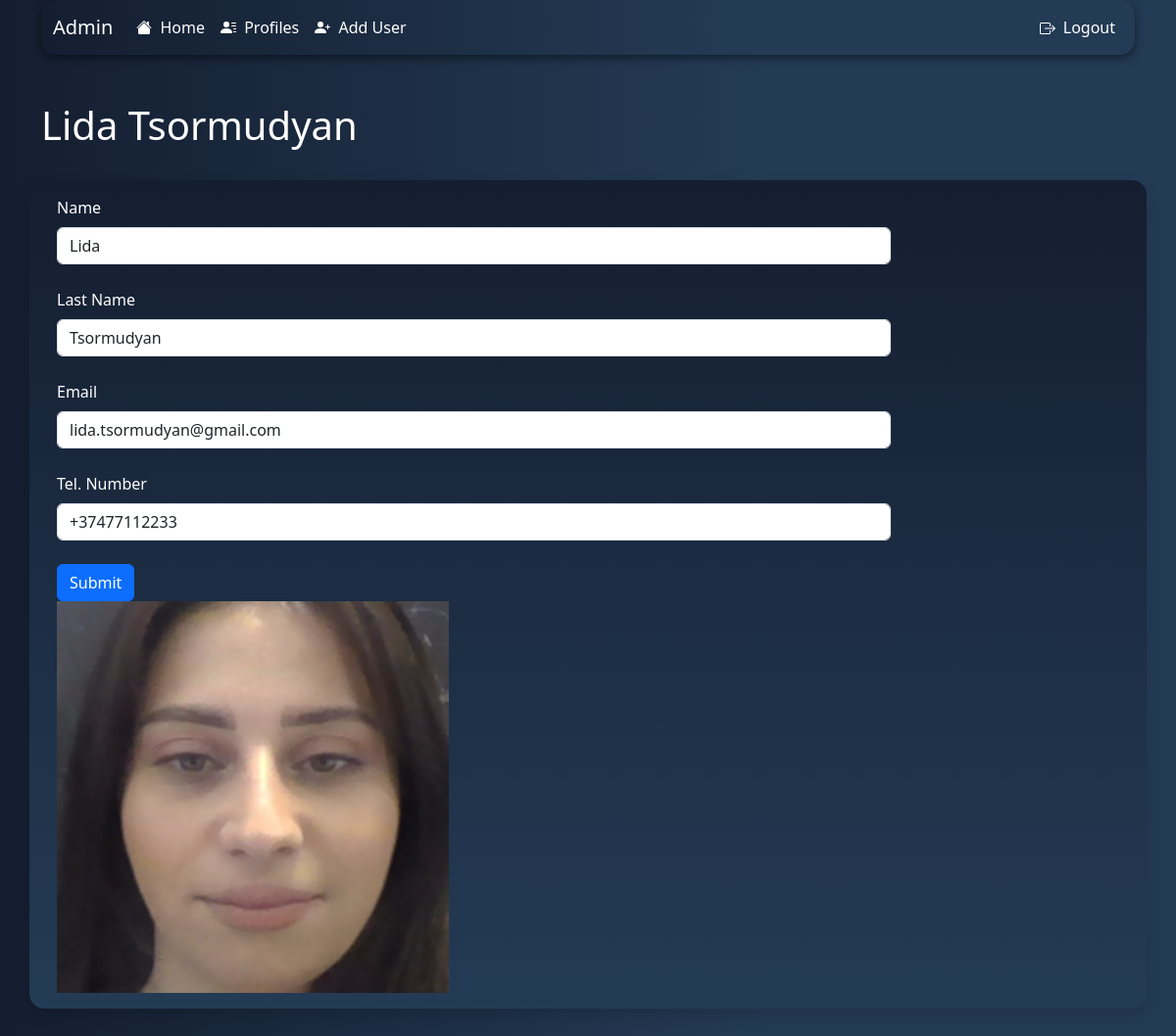
Screenshot of /admin/update_user/3 with the database file from the repository.
### app.py (models this page shows)
class User(db.Model):
    uID = db.Column(db.Integer, primary_key=True)
    name = db.Column(db.String(50), unique=True)
    lastName = db.Column(db.String(50))
    email = db.Column(db.String(50), unique=True)
    telPhone = db.Column(db.String(50), unique=True)
    passwordHash = db.Column(db.String(50))
    lastLoginTime = db.Column(db.DateTime, default=datetime.utcnow)

### app.py (the view, shortened to what this page needs)
@app.route("/admin/update_user/<int:uID>", methods=["GET", "POST"])
def update_user(uID):
    form = UserForm()
    user_to_update = User.query.get_or_404(uID)
    pic_filename = url_for("static", filename=f"users/{user_to_update.name}/1.png")
    return render_template(
        "admin_update_user.html",
        user=user_to_update,
        form=form,
        pic_filename=pic_filename,
    )

### app.py
class UserForm(FlaskForm):
    name = StringField("Name", validators=[DataRequired()])
    lastName = StringField("Last Name", validators=[DataRequired()])
    email = StringField("Email", validators=[DataRequired()])
    telPhone = StringField("Tel. Number", validators=[DataRequired()])
    submit = SubmitField("Submit")
    password = PasswordField(
        validators=[
            Length(min=5, message="The password must be at least 8 lengths long")
        ]
    )
    confirm = PasswordField(
        "Confirm Password", validators=[EqualTo("password", "Password mismatch")]
    )

### templates/admin_update_user.html (shortened to what this page needs)
{% extends "admin_base.html" %}
{% block content %}
	<h1 style="color:white;">{{user.name}} {{user.lastName}}</h1>
	<br>
	<div class="row shadow p-3 mb-5 bg-body rouded" id="update_div">
		<div class="col-md-3 border-right" style="width: 875px;">
			<form style="color: white;" method="POST">
				{{ form.name.label(class="form-label") }}
				{{ form.name(class="form-control", value=user.name) }}
				<br>
				{{ form.lastName.label(class="form-label") }}
				{{ form.lastName(class="form-control", value=user.lastName) }}
				<br>
				{{ form.email.label(class="form-label") }}
				{{ form.email(class="form-control", value=user.email) }}
				<br>
				{{ form.telPhone.label(class="form-label") }}
				{{ form.telPhone(class="form-control", value=user.telPhone) }}
				<br>
				{{ form.submit(class="btn btn-primary") }}
			</form>
		</div>
		<div class="col-md-3 border-right">
			<img src="{{pic_filename}}" width="400", height="400">
		</div>
	</div>
{% endblock %}

### static/css/page_style.css (style rules this page uses)
body { background: background: rgb(20,30,48); background: linear-gradient(90deg, rgba(20,30,48,1) 0%, rgba(36,59,85,1) 65%); }

### templates/admin_base.html (style rules this page uses)
body { color: #ddd; line-height: 1.5; }

### templates/admin_update_user.html (style rules this page uses)
#update_div { border-radius: 15px; box-shadow: 0 15px 25px rgba(0, 0, 0, .6); background: linear-gradient(#141e30, #243b55); }

### rows the page displays
User: name "Lida", lastName "Tsormudyan", email "lida.tsormudyan@gmail.com", telPhone "+37477112233"
